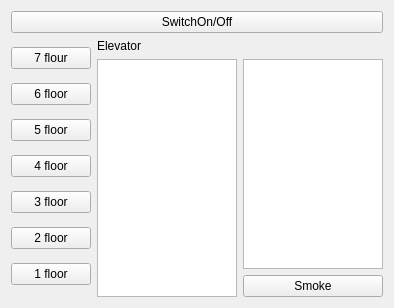
<?xml version="1.0" encoding="UTF-8"?>
<ui version="4.0">
 <class>MainWindow</class>
 <widget class="QMainWindow" name="MainWindow">
  <property name="geometry">
   <rect>
    <x>0</x>
    <y>0</y>
    <width>394</width>
    <height>308</height>
   </rect>
  </property>
  <property name="windowTitle">
   <string>MainWindow</string>
  </property>
  <widget class="QWidget" name="centralWidget">
   <layout class="QGridLayout" name="gridLayout_2">
    <item row="0" column="0" colspan="2">
     <widget class="QPushButton" name="switchOnOff">
      <property name="text">
       <string>SwitchOn/Off</string>
      </property>
      <property name="checkable">
       <bool>true</bool>
      </property>
     </widget>
    </item>
    <item row="1" column="0">
     <layout class="QVBoxLayout" name="verticalLayout_3">
      <item>
       <widget class="QPushButton" name="floor_7">
        <property name="text">
         <string>7 flour</string>
        </property>
       </widget>
      </item>
      <item>
       <widget class="QPushButton" name="floor_6">
        <property name="text">
         <string>6 floor</string>
        </property>
       </widget>
      </item>
      <item>
       <widget class="QPushButton" name="floor_5">
        <property name="text">
         <string>5 floor</string>
        </property>
       </widget>
      </item>
      <item>
       <widget class="QPushButton" name="floor_4">
        <property name="text">
         <string>4 floor</string>
        </property>
       </widget>
      </item>
      <item>
       <widget class="QPushButton" name="floor_3">
        <property name="text">
         <string>3 floor</string>
        </property>
       </widget>
      </item>
      <item>
       <widget class="QPushButton" name="floor_2">
        <property name="text">
         <string>2 floor</string>
        </property>
       </widget>
      </item>
      <item>
       <widget class="QPushButton" name="floor_1">
        <property name="text">
         <string>1 floor</string>
        </property>
       </widget>
      </item>
     </layout>
    </item>
    <item row="1" column="1">
     <layout class="QGridLayout" name="gridLayout">
      <item row="0" column="0" colspan="2">
       <widget class="QLabel" name="label_2">
        <property name="text">
         <string>Elevator</string>
        </property>
       </widget>
      </item>
      <item row="2" column="1">
       <layout class="QVBoxLayout" name="verticalLayout_2">
        <item>
         <widget class="QPushButton" name="smoke">
          <property name="text">
           <string>Smoke</string>
          </property>
          <property name="checkable">
           <bool>true</bool>
          </property>
         </widget>
        </item>
       </layout>
      </item>
      <item row="1" column="1">
       <widget class="QTextBrowser" name="textBrowser"/>
      </item>
      <item row="1" column="0" rowspan="2">
       <widget class="QTextBrowser" name="textBrowser_2"/>
      </item>
     </layout>
    </item>
   </layout>
  </widget>
 </widget>
 <layoutdefault spacing="6" margin="11"/>
 <resources/>
 <connections/>
</ui>
